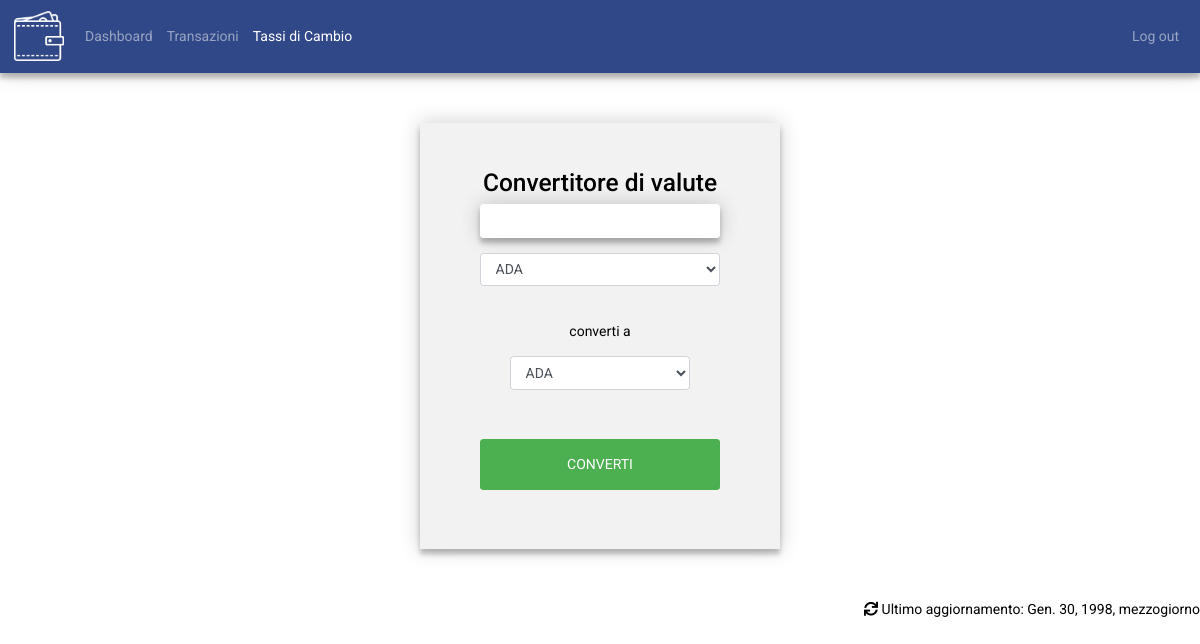
Before: /tassi-di-cambio (signed in) with the older database file.
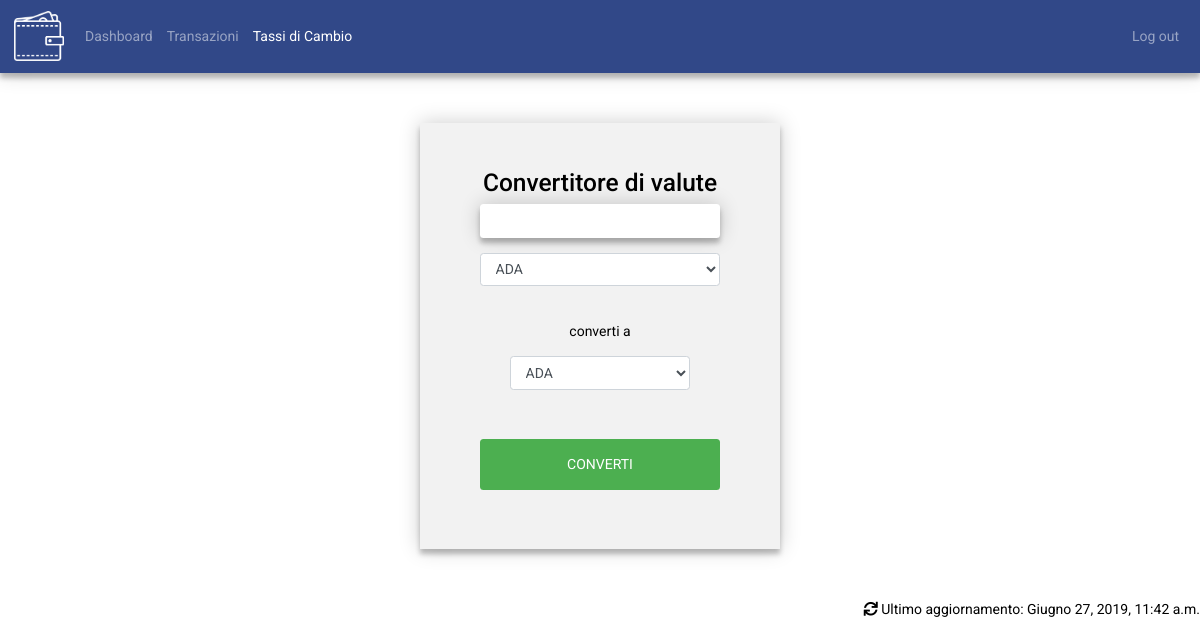
After: the same page with the newer database file.
### dashboard/models.py (models this page shows, shortened)
class Wallet(models.Model):
    wallet_id = models.CharField(max_length=35, null=False, unique=True)
    user_id = models.OneToOneField(User, on_delete=models.CASCADE)
    cambio_selezionato = models.ForeignKey(Valuta, on_delete=models.CASCADE)
    transazione_ingresso = models.ManyToManyField('Wallet', null=True, through='Transazione', related_name="transazione_uscita",symmetrical=False)
    ultimo_aggiornamento = models.DateTimeField(default=datetime(1998, 1, 30, 12, 00))

### tassi_di_cambio/views.py (the view)
# urls.py: path('', views.convertitore, name='converti_valute'),
@login_required
def convertitore(request):
    coins_array = list(Valuta.objects.values_list('sigla', flat=True))
    return render(request, 'convertivalute.html', {'lista': coins_array,
                                                   'ultimo_aggiornamento': Wallet.objects.get(user_id=request.user).ultimo_aggiornamento
                                                   })

### templates/convertivalute.html (shortened to what this page needs)
{% extends 'base.html' %}
{% block content %}
    <div class="login-page form" style="margin-bottom: 50px;">
        <div class="container">
            <h3>Convertitore di valute</h3>
            <form class="">
                <div class="col-12">
                    <div class="form-group row">
                        <input type="number" min="0" class="form-control" id="amount"/>
                        <select class="mb-2 form-control" id="currency-1" required>
                            {% for crypto in lista %}
                                <option>{{ crypto }}</option>
                            {% endfor %}
                        </select>
                    </div>
                    <div class="col-12">
                        <div class="mb-2">
                            <label style="color: black;" class="mb-3 mt-3">converti a</label>
                            <select class="form-control" id="currency-2" required>
                                {% for crypto in lista %}
                                    <option>{{ crypto }}</option>
                                {% endfor %}
                            </select>
                        </div>
                    </div>
                </div>
            </form>
            <button id="resultbutton" class="btn calculate-btn btn-primary mt-5">Converti</button>
        </div>
    </div>
{% endblock %}
{% block footer %}{% include 'partials/footer.html' %}{% endblock %}

### templates/partials/footer.html
<fotter>
    <div class="ultimo-aggiornamento">
        <i id="refresh" class="fas fa-sync js-spinner"></i>
        <p class="ultimoaggiornamentotext"> Ultimo aggiornamento: {{ ultimo_aggiornamento }}</p>
    </div>
</fotter>

Changed rows visible on the page:
changed Wallet: ultimo_aggiornamento "Gen. 30, 1998, mezzogiorno" → "Giugno 27, 2019, 11:42 a.m."
